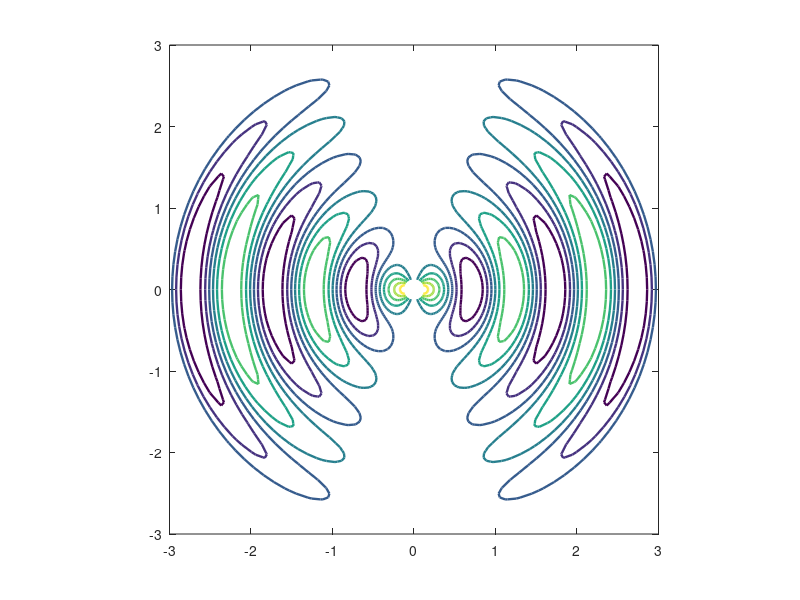

MATLAB code for this plot: (Note: this script raises an error after producing the figure.)
% dipmovie.m - dipole radiation movie
% based on Example 13.5.1

% Sophocles J. Orfanidis - 1999-2008 - www.ece.rutgers.edu/~orfanidi/ewa

[r,th] = meshgrid(linspace(1/8,3,61), linspace(0,pi,61));

u = 2*pi*r; 
[z,x] = pol2cart(th,r);

for i=0:63,
  d = 2*pi*i/64;        % one period [0,T] in increments of T/64

  C = (cos(u-d)./u + sin(u-d)) .* sin(th).^2;   % contour levels
  contour([-x; x], [z; z], [C; C], 8, 'linewidth',1.7);          % 8 levels

%   colormap([0,0,0]);          % enable for black & white contours
  axis('square'); 
  xlim([-3,3]); ylim([-3,3]); 
  xtick(-3:3); ytick(-3:3);
  line([0,0],[-1/16,1/16],'linewidth',2);

  M(i+1) = getframe;
end

movie(M,8);       % play movie 8 times - equivalent to 8 periods



